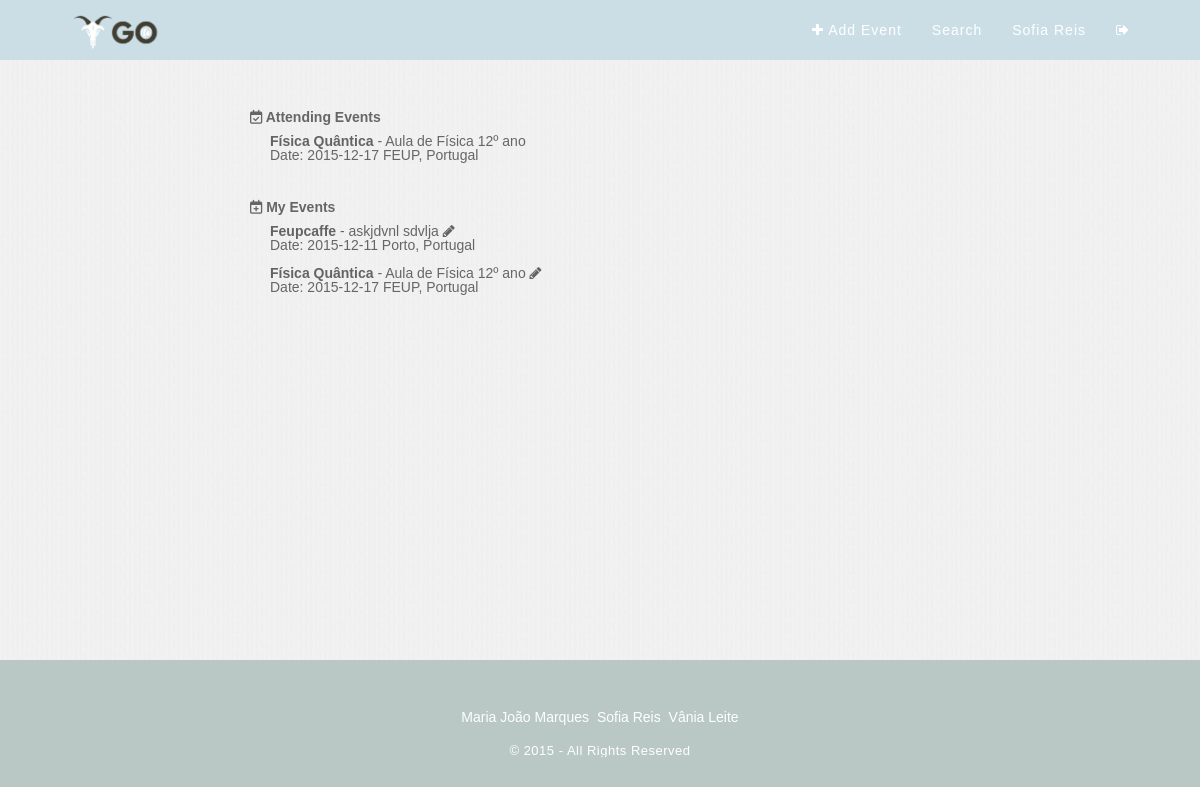
The page /?pagina=userPage (signed in) on the database as committed earlier.
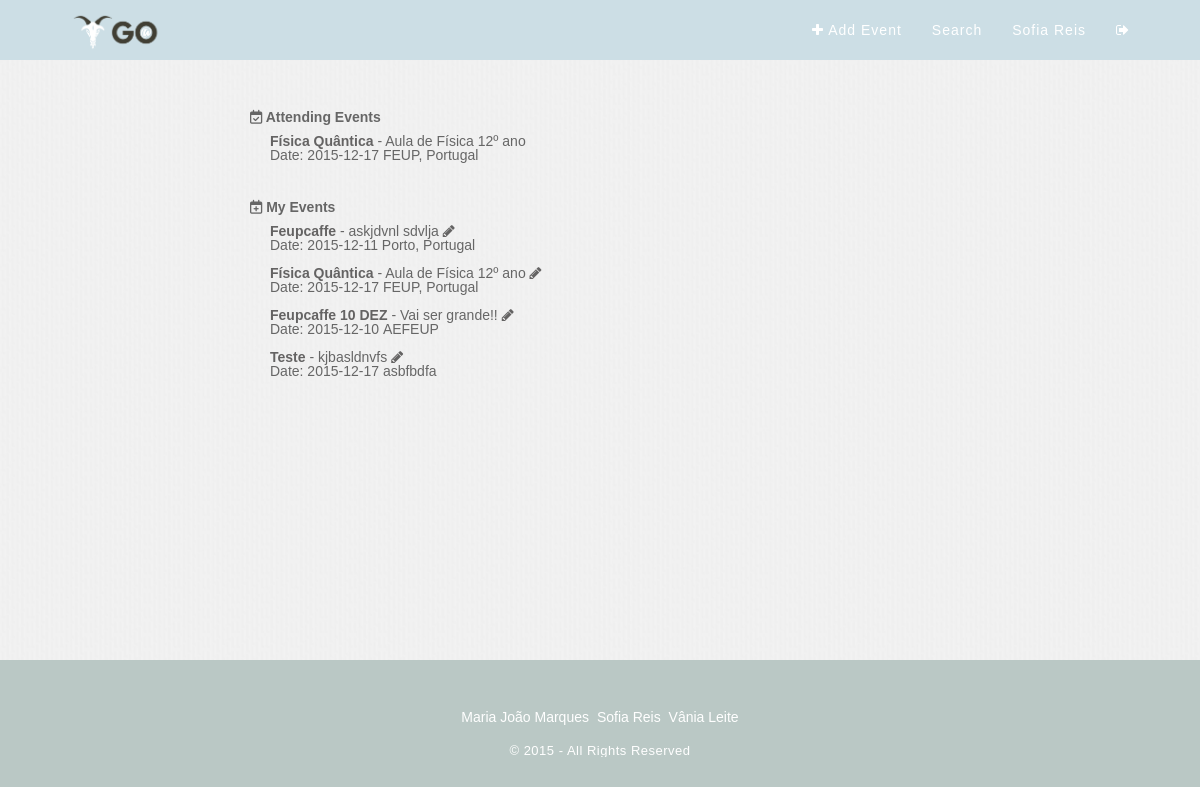
The same page on the database as committed later.
### tables this page shows
CREATE TABLE "Event" (
	`idEvent`	INTEGER PRIMARY KEY AUTOINCREMENT,
	`name`	TEXT NOT NULL,
	`description`	TEXT NOT NULL,
	`idImage`	INTEGER,
	`idType`	INTEGER,
	`date`	TEXT NOT NULL,
	`idUser`	INTEGER NOT NULL,
	`public`	INTEGER DEFAULT 0,
	`local`	TEXT
);

### php/loadEvent.php (called while the page is built, shortened)
<?
try {
  $db = new PDO('sqlite:./db/dboltw.db');
  $db->setAttribute(PDO::ATTR_ERRMODE, PDO::ERRMODE_EXCEPTION);
} catch (PDOException $e) {
    print "Error!: " . $e->getMessage() . "<br/>";
    die();
}
function getEventInfo($id){
  try{
    global $db;
    $stmt=$db->prepare("SELECT * FROM Event WHERE idEvent=:event_id");
    $stmt->bindValue(':event_id',$id,PDO::PARAM_STR);
    $found=$stmt->execute();
    $columns=$stmt->fetch();
    return $columns;
  }catch(PDOException $e){
    if(isset($_SESSION['user_id'])){
      $log=$e->getMessage()." ___Date=".date("Y-m-d")." ___ idUser=".$_SESSION['user_id'].PHP_EOL;
    }else{
      $log=$e->getMessage()." ___Date= ".date("Y-m-d")."\n";
    }
    error_log($log,3,"../error.log");
    return -1;
  }
}
function getEventGo($id){
  try{
    global $db;
    $stmt=$db->prepare("SELECT * FROM EventGo WHERE idUser=:id");
    $stmt->bindValue(':id',$id);
    $query = $stmt->execute();
    $result= $stmt->fetchAll();
    return $result;
  }
  catch(PDOException $e){
    if(isset($_SESSION['user_id'])){
      $log=$e->getMessage()." ___Date=".date("Y-m-d")." ___ idUser=".$_SESSION['user_id'].PHP_EOL;
    }else{
      $log=$e->getMessage()." ___Date= ".date("Y-m-d")."\n";
    }
    error_log($log,3,"../error.log");
    return -1;
  }
}
function getUserEvents($id){
  try{
    global $db;
    $stmt=$db->prepare("SELECT * FROM Event WHERE idUser=:id");
    $stmt->bindValue(':id',$id);
    $query = $stmt->execute();
    $result= $stmt->fetchAll();
    return $result;
  }
  catch(PDOException $e){
    if(isset($_SESSION['user_id'])){
      $log=$e->getMessage()." ___Date=".date("Y-m-d")." ___ idUser=".$_SESSION['user_id'].PHP_EOL;
    }else{
      $log=$e->getMessage()." ___Date= ".date("Y-m-d")."\n";
    }
    error_log($log,3,"../error.log");
    return -1;
  }
}
$eventsGo = getEventGo($_SESSION['user_id']);
$userEvents = getUserEvents($_SESSION['user_id']);
?>

### template/userPage.php (the view)
<? include_once 'php/loadEvent.php'; ?>
<section class="billboard-body-userpage">
<h1 id="userpageTitle"><span><i class="fa fa-calendar-check-o"></i> Attending Events </span></h1>
<div id="userEvents">
<?php
		for($i=0; $i < count($eventsGo); ++$i)
		{
				$event = getEventInfo($eventsGo[$i]['idEvent']);
					echo '<a href="./?pagina=showEvent&id='.$event['idEvent'].'""><span><b>'.$event['name'].'</b></span></a> - '.$event['description'].'<br><span>Date:&nbsp;'.$event['date'].'</span>&nbsp;'.$event['local'].'<br><br>';
		}
?>
</div>
<br>
<h1 id="userpageTitle"><span><i class="fa fa-calendar-plus-o"></i></i> My Events </span></h1>
<div id="userEvents">
<?php
		for($i=0; $i < count($userEvents); ++$i)
		{
				$event = getEventInfo($userEvents[$i]['idEvent']);
					echo '<a href="./?pagina=showEvent&id='.$event['idEvent'].'""><span><b>'.$event['name'].'</b></span></a> - '.$event['description'].'
				  <a href="./?pagina=editEvent&id='.$event['idEvent'].'"><i class="fa fa-pencil"></i></a><br><span>Date:&nbsp;'.$event['date'].'</span>&nbsp;'.$event['local'].'<br><br>';
		}
?>
</div>
</section>

### template/header.php (shortened to what this page needs)
<!DOCTYPE html>
<html>
<head>
  <link href="https://code.jquery.com/ui/1.10.4/themes/ui-lightness/jquery-ui.css" rel="stylesheet">
  <link rel="stylesheet" type="text/css" href="css/sweetalert.css">
  <link href="css/reset.css" rel="stylesheet">
  <link href= "css/main.css" rel="stylesheet" >
  <link href="font-awesome-4.1.0/css/font-awesome.min.css" rel="stylesheet" type="text/css">
  <link rel="stylesheet" href="path/to/font-awesome/css/font-awesome.min.css">
  <link rel="stylesheet" href="https://netdna.bootstrapcdn.com/font-awesome/4.0.3/css/font-awesome.min.css" />
  <link rel="stylesheet" href="https://maxcdn.bootstrapcdn.com/font-awesome/4.5.0/css/font-awesome.min.css">
</head>
<body>
  <section class="billboard-header">
    <header id="header_geral">
      <div class="wrapper">
        <a href="./"><img src="img/logo_goat.png" class="h_logo" alt="" title=""></a>
        <nav>
          <?php
          if(isset($_SESSION['username'])){ ?>
          <ul class="main_nav">
            <li><a href="./?pagina=createEvent"><i class="fa fa-plus"></i> Add Event</a></li>
            <li><a href="./?pagina=searchEvents">Search</a></li>
              <li><a href="./?pagina=userPage"><p><?php echo $_SESSION['firstname']; ?> <?php echo $_SESSION['lastname']; ?></p></a></li>
              <li><a href="./php/action_logout.php"><span class="icon"><i class="fa fa-sign-out"></i></span></a></li>
            </ul>
            <?php }?>
          </nav>
        </div>
      </header>
    </section>

### index.php
<?php
include 'template/header.php';
if (isset ( $_GET ['pagina'] ))
{
	 $url = 'template/' . $_GET['pagina'] . '.php';
	 include  $url;
}
else
{
 	include 'template/home.php';
}
include 'template/footer.php';
?>

### template/footer.php
<footer>
		<nav>
			<ul>
				<li><a href="#">Maria João Marques</a></li>
				<li><a href="#">Sofia Reis</a></li>
				<li><a href="#">Vânia Leite</a></li>
			</ul>
		</nav>
		<p class="rights">© 2015 - All Rights Reserved</p>
	</footer>
</body>
</html>

### css/main.css (style rules this page uses)
#header_geral { width: 100%; height: auto; background-color: rgba(0, 93, 125, 0.2) !important; z-index: 9999; }
#header_geral .h_logo { float: left; width: 9%; margin-top: 13px; }
#header_geral nav { float: right; margin-top: 23px; overflow: hidden; }
#header_geral nav ul li { float: left; margin-left: 30px; }
#header_geral nav ul li a { text-decoration: none; color: white; letter-spacing: 1px; }
.billboard-body-userpage { width: auto; height: 500px; padding-left: 250px; padding-right: 250px; padding-bottom: 50px; padding-top: 50px; background: url('../img/pattern.jpg') center fixed; background-size: cover; -webkit-background-size: cover; -moz-background-size: cover; -o-background-size: cover; }
.billboard-header { width: 100%; height: 60px; background: rgba(0, 93, 125, 0.2) !important ; background-size: cover; -webkit-background-size: cover; -moz-background-size: cover; -o-background-size: cover; }
footer { width: 100%; padding: 30px 0; background-color: rgba(179,194,191,0.9); text-align: center; height: 100% }
footer nav { width: 100%; }
footer nav ul li { list-style: none; display: inline-block; margin: 20px 0 20px 0; }
footer nav ul li a { text-decoration: none; color: white; font-size: 14px; padding:2px; }
footer .rights { color: white; font-size: 13px; letter-spacing: .5px; }
.wrapper { width: 1060px; height: auto; margin: 0 auto; }
footer nav ul li a, footer .rights a, header nav ul li a, .call_to_action a.cta_btn, .testimonials a.author, .newsletter .submit_nl { transition: .2s linear; -webkit-transition: .2s linear; -moz-transition: .2s linear; -o-transition: .2s linear; }
body { font-family: 'Source Sans Pro', sans-serif; font-size: 14px; color: #666; }
.title #t h1,p { overflow: hidden; white-space: nowrap; text-overflow: ellipsis; }
#userpageTitle { size: 20%; }
#userEvents { padding-left: 20px; padding-bottom: 10px; padding-top: 10px; }
#userEvents a { color: #646363; text-decoration: none; }

Rows that differ between the two databases and show on the page:
added event: name "Feupcaffe 10 DEZ", description "Vai ser grande!!", date "2015-12-10", local "AEFEUP", shown under "My Events"
added event: name "Teste", description "kjbasldnvfs", date "2015-12-17", local "asbfbdfa", shown under "My Events"
